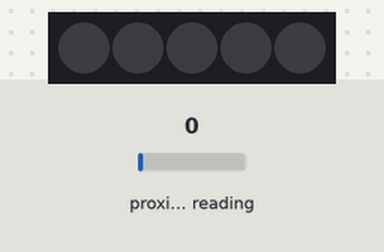
Bench run of a program on a simulated Raspberry Pi Pico running CircuitPython. On the bench: 5 RGB LEDs in strip order, left to right. The test bench sets the inputs (shaded band); at power-on: proximity reading 0. Dim RGB values are drawn brighter than linear; what the program prints to the serial console is not drawn.

Above: at 1.2 s.
1.3 s: proximity reading set to 5
At 2.3 s:
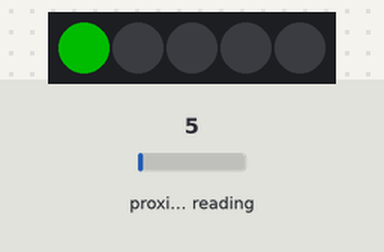
2.8 s: proximity reading set to 47
4.3 s: proximity reading set to 55
At 4.9 s:
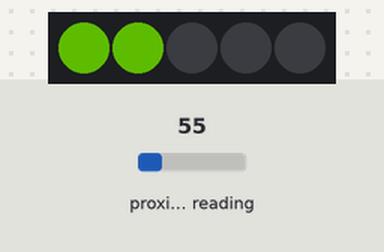
Timing chart, 0 to 7.3 s (numbered marks = the images above; inputs shaded):
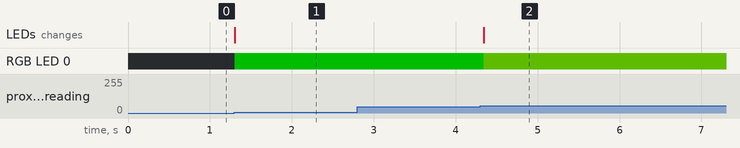

Measured:
- the behaviour switches between 50 and 51 on proximity reading (found by bisection; images 1 and 2)
- after the input at 1.3 s, RGB LED 0: off → RGB(0, 76, 0) at once; the LEDs: change at once (image 1)
- after the input at 4.3 s, RGB LED 0: RGB(0, 76, 0) → RGB(38, 76, 0) at once; the LEDs: change at once (image 2)

The program:

5.proximitySensor.py
```python
import board
import busio
import neopixel
from adafruit_apds9960.apds9960 import APDS9960

i2c = busio.I2C(board.GP5, board.GP4)
apds = APDS9960(i2c)
pixel = neopixel.NeoPixel(board.GP14, 5, brightness=0.3)
apds.enable_proximity = True

while True:
    proximity = apds.proximity
    print("Proximity:", proximity)

    if proximity == 0:
        pixel[0] = (0, 0, 0)
        pixel[1] = (0, 0, 0)
        pixel[2] = (0, 0, 0)
        pixel[3] = (0, 0, 0)
        pixel[4] = (0, 0, 0)
    elif proximity < 51:
        pixel[0] = (0, 255, 0)
        pixel[1] = (0, 0, 0)
        pixel[2] = (0, 0, 0)
        pixel[3] = (0, 0, 0)
        pixel[4] = (0, 0, 0)
    elif proximity < 102:
        pixel[0] = (128, 255, 0)
        pixel[1] = (128, 255, 0)
        pixel[2] = (0, 0, 0)
        pixel[3] = (0, 0, 0)
        pixel[4] = (0, 0, 0)
    elif proximity < 153:
        pixel[0] = (255, 255, 0)
        pixel[1] = (255, 255, 0)
        pixel[2] = (255, 255, 0)
        pixel[3] = (0, 0, 0)
        pixel[4] = (0, 0, 0)
    elif proximity < 204:
        pixel[0] = (255, 128, 0)
        pixel[1] = (255, 128, 0)
        pixel[2] = (255, 128, 0)
        pixel[3] = (255, 128, 0)
        pixel[4] = (0, 0, 0)
    elif proximity < 255:
        pixel[0] = (255, 0, 0)
        pixel[1] = (255, 0, 0)
        pixel[2] = (255, 0, 0)
        pixel[3] = (255, 0, 0)
        pixel[4] = (255, 0, 0)
```
